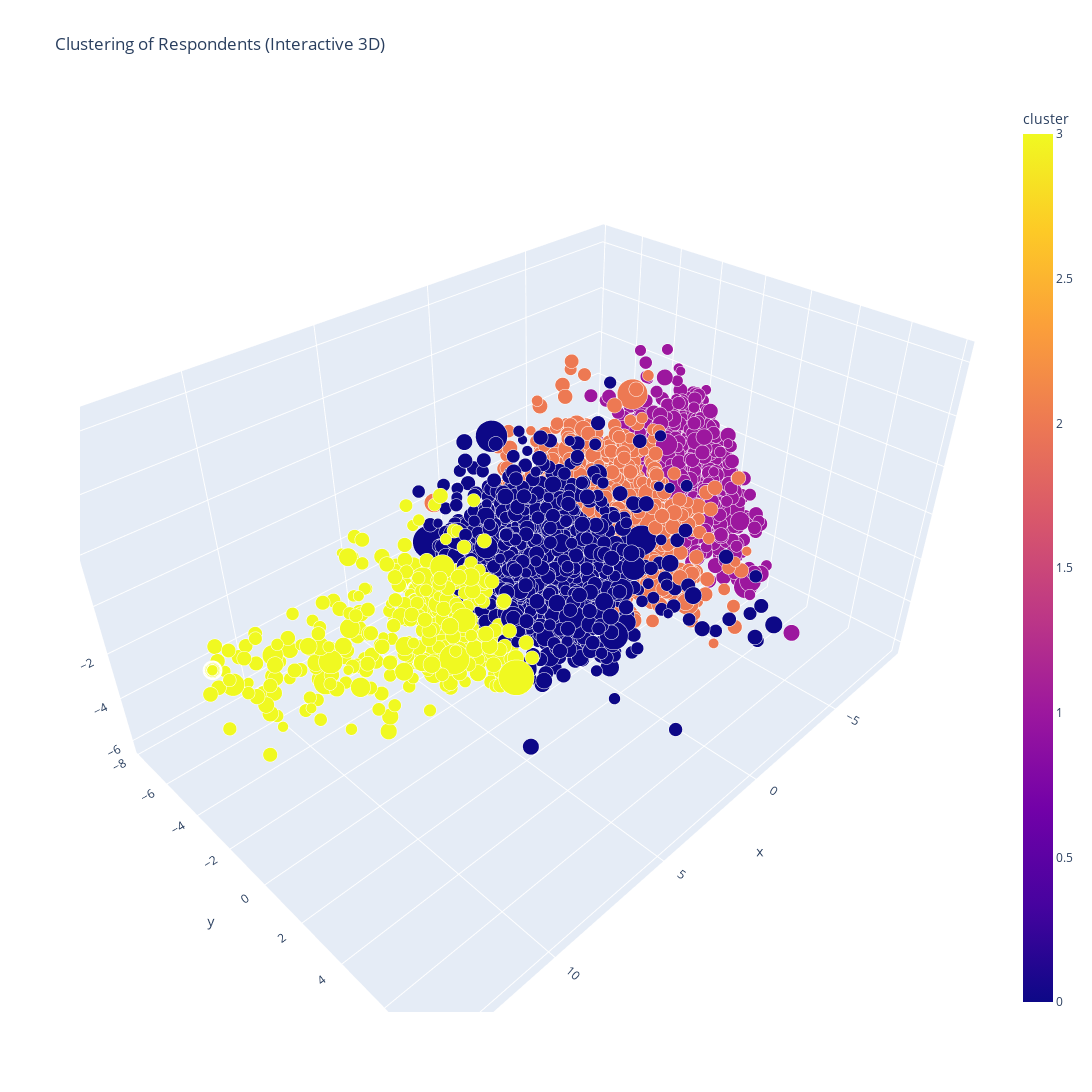

The code cell stored with this chart in its notebook:
### Markdown cell above
## Attitude Clustering

### Code cell
kmeans_attitude = make_clusters(df_attitude, 4)

### Figure 1 — Plotly figure (JSON) as saved in the notebook; plotly's stock layout.template omitted (floating-point values rounded to 4 significant figures; data arrays with more than 128 entries replaced by an {"elided": "..."} marker saying what was removed)
{"data": [{"hovertemplate": "x=%{x}<br>y=%{y}<br>z=%{z}<br>weight=%{marker.size}<br>cluster=%{marker.color}<extra></extra>", "legendgroup": "", "marker": {"color": {"elided": "5000 int values"}, "coloraxis": "coloraxis", "opacity": 1, "size": {"elided": "5000 float values"}, "sizemode": "area", "sizeref": 0.004873, "symbol": "circle"}, "mode": "markers", "name": "", "scene": "scene", "showlegend": false, "type": "scatter3d", "x": {"elided": "5000 float values"}, "y": {"elided": "5000 float values"}, "z": {"elided": "5000 float values"}}], "layout": {"coloraxis": {"colorbar": {"title": {"text": "cluster"}}, "colorscale": [[0, "#0d0887"], [0.1111, "#46039f"], [0.2222, "#7201a8"], [0.3333, "#9c179e"], [0.4444, "#bd3786"], [0.5556, "#d8576b"], [0.6667, "#ed7953"], [0.7778, "#fb9f3a"], [0.8889, "#fdca26"], [1, "#f0f921"]]}, "height": 1200, "legend": {"itemsizing": "constant", "tracegroupgap": 0}, "scene": {"domain": {"x": [0, 1], "y": [0, 1]}, "xaxis": {"title": {"text": "x"}}, "yaxis": {"title": {"text": "y"}}, "zaxis": {"title": {"text": "z"}}}, "title": {"text": "Clustering of Respondents (Interactive 3D)"}, "width": 1200}}
